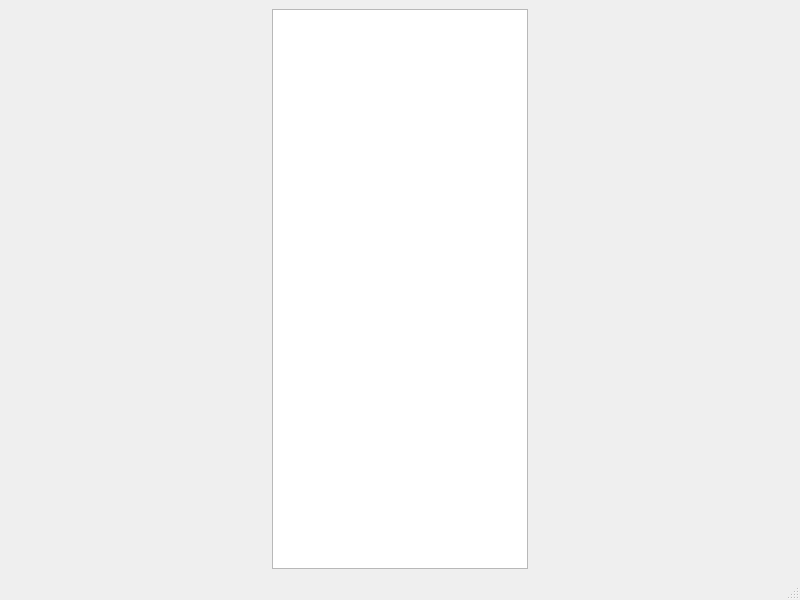
<?xml version="1.0" encoding="UTF-8"?>
<ui version="4.0">
 <class>MainWindow</class>
 <widget class="QMainWindow" name="MainWindow">
  <property name="geometry">
   <rect>
    <x>0</x>
    <y>0</y>
    <width>800</width>
    <height>600</height>
   </rect>
  </property>
  <property name="windowTitle">
   <string>MainWindow</string>
  </property>
  <widget class="QWidget" name="centralwidget">
   <layout class="QHBoxLayout" name="horizontalLayout_2">
    <item>
     <layout class="QHBoxLayout" name="horizontalLayout">
      <item>
       <widget class="QTreeView" name="treeView">
        <property name="sizePolicy">
         <sizepolicy hsizetype="Fixed" vsizetype="Expanding">
          <horstretch>0</horstretch>
          <verstretch>0</verstretch>
         </sizepolicy>
        </property>
       </widget>
      </item>
      <item>
       <layout class="QHBoxLayout" name="widgetContainerLayout"/>
      </item>
     </layout>
    </item>
   </layout>
  </widget>
  <widget class="QMenuBar" name="menubar">
   <property name="geometry">
    <rect>
     <x>0</x>
     <y>0</y>
     <width>800</width>
     <height>22</height>
    </rect>
   </property>
  </widget>
  <widget class="QStatusBar" name="statusbar"/>
 </widget>
 <resources/>
 <connections/>
</ui>
